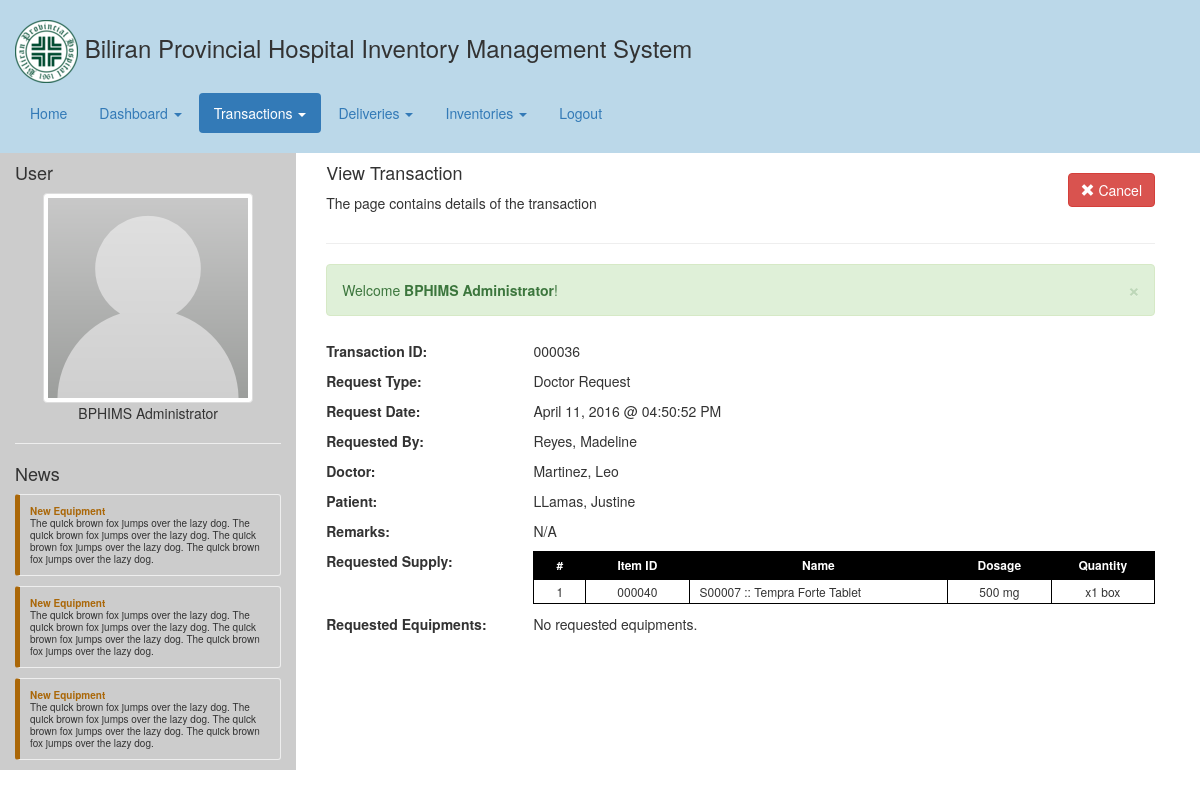
Page /transactions_view.php?transaction_id=36 (signed in) on the committed database.
### tables this page shows
CREATE TABLE IF NOT EXISTS `transaction` (
  `transaction_id` int(10) unsigned NOT NULL AUTO_INCREMENT,
  `type` int(11) NOT NULL,
  `requested_by` int(11) NOT NULL,
  `department_id` int(11) NOT NULL,
  `department_head_id` int(11) NOT NULL,
  `doctor_id` int(11) NOT NULL,
  `patient_id` int(11) NOT NULL,
  `requested_date` timestamp NOT NULL DEFAULT CURRENT_TIMESTAMP ON UPDATE CURRENT_TIMESTAMP,
  `remarks` text NOT NULL,
  `image` varchar(255) NOT NULL,
  `is_deleted` tinyint(1) NOT NULL DEFAULT '0',
  PRIMARY KEY (`transaction_id`)
);

CREATE TABLE IF NOT EXISTS `employee` (
  `employee_id` int(10) unsigned NOT NULL AUTO_INCREMENT,
  `position_id` int(11) NOT NULL,
  `first_name` varchar(255) NOT NULL,
  `last_name` varchar(255) NOT NULL,
  PRIMARY KEY (`employee_id`)
);

CREATE TABLE IF NOT EXISTS `patient` (
  `patient_id` int(10) unsigned NOT NULL AUTO_INCREMENT,
  `first_name` varchar(255) NOT NULL,
  `last_name` varchar(255) NOT NULL,
  PRIMARY KEY (`patient_id`)
);

CREATE TABLE IF NOT EXISTS `transaction_item` (
  `transaction_item_id` int(10) unsigned NOT NULL AUTO_INCREMENT,
  `transaction_id` int(11) NOT NULL,
  `delivery_item_type` int(11) NOT NULL,
  `delivery_item_id` int(11) NOT NULL,
  `quantity` int(11) NOT NULL,
  PRIMARY KEY (`transaction_item_id`)
);

CREATE TABLE IF NOT EXISTS `item` (
  `item_id` int(10) unsigned NOT NULL AUTO_INCREMENT,
  `category_id` int(11) NOT NULL,
  `name` varchar(255) NOT NULL,
  `code` varchar(255) NOT NULL,
  `description` text NOT NULL,
  `critical_level` int(11) NOT NULL,
  `created` timestamp NOT NULL DEFAULT CURRENT_TIMESTAMP,
  `updated` timestamp NOT NULL DEFAULT CURRENT_TIMESTAMP ON UPDATE CURRENT_TIMESTAMP,
  `is_deleted` tinyint(1) NOT NULL DEFAULT '0',
  PRIMARY KEY (`item_id`)
);

CREATE TABLE IF NOT EXISTS `delivery_supply` (
  `delivery_supply_id` int(10) unsigned NOT NULL AUTO_INCREMENT,
  `delivery_id` int(11) NOT NULL,
  `item_id` int(11) NOT NULL,
  `batch_code` varchar(255) NOT NULL,
  `dispense` int(11) NOT NULL DEFAULT '0',
  `quantity` int(11) NOT NULL,
  `unit_id` int(11) NOT NULL,
  `dosage` int(11) NOT NULL,
  `dosage_unit_id` int(11) NOT NULL,
  `age` varchar(255) NOT NULL,
  `brand` varchar(255) NOT NULL,
  `is_restricted` tinyint(1) NOT NULL DEFAULT '0',
  `expiry` timestamp NOT NULL DEFAULT CURRENT_TIMESTAMP,
  `location` varchar(255) NOT NULL,
  `is_deleted` tinyint(1) NOT NULL DEFAULT '0',
  PRIMARY KEY (`delivery_supply_id`)
);

CREATE TABLE IF NOT EXISTS `unit` (
  `unit_id` int(10) unsigned NOT NULL AUTO_INCREMENT,
  `unit` varchar(255) NOT NULL,
  `name` varchar(255) NOT NULL,
  `type` int(11) NOT NULL DEFAULT '1',
  `description` text NOT NULL,
  PRIMARY KEY (`unit_id`)
);

### php/bphims_api.php (called while the page is built, shortened)
<?php
class BPHIMS {
	public static function getItemOnDeliverySupply($id) {
		$db = Helper::openDB();
		$sql = "
			SELECT
				ds.batch_code, ds.dosage, ds.location,
				i.item_id, i.name, i.code,
				u.unit AS unit,
				du.unit AS dosage_unit
			FROM
				`delivery_supply` ds
			LEFT JOIN `item` i ON i.item_id=ds.item_id
			LEFT JOIN `unit` u ON u.unit_id=ds.unit_id
			LEFT JOIN `unit` du ON du.unit_id=ds.dosage_unit_id
			WHERE
				ds.delivery_supply_id=".$id."
			";
		$query = mysql_query($sql,$db);
		$result = Helper::getRowFromResultQuery($query);
		return $result;
	}
	public static function getAllTransactionItems($id, $type) {
		$db = Helper::openDB();
		$sql = "
			SELECT
				ti.*
			FROM
				`transaction_item` ti
			WHERE
				ti.transaction_id = ".$id." AND
				ti.	delivery_item_type = ".$type."
			";
		$query = mysql_query($sql,$db);
		$result = Helper::getListFromResultQuery($query);
		return $result;
	}
	public static function getTransaction($id) {
		$db = Helper::openDB();
		$sql = "
			SELECT
				t.*,
				rb.first_name AS requested_by_first_name, rb.last_name AS requested_by_last_name,
				d.name AS department_name,
				dh.first_name AS department_head_first_name, dh.last_name AS department_head_last_name,
				dr.first_name AS doctor_first_name, dr.last_name AS doctor_last_name,
				p.first_name AS patient_first_name, p.last_name AS patient_last_name
			FROM
				`transaction` t
			LEFT JOIN `employee` rb ON rb.employee_id = t.requested_by
			LEFT JOIN `department` d ON d.department_id = t.department_id
			LEFT JOIN `employee` dh ON dh.employee_id = t.department_head_id
			LEFT JOIN `employee` dr ON dr.employee_id = t.doctor_id
			LEFT JOIN `patient` p ON p.patient_id = t.patient_id
			WHERE
				t.is_deleted=0 AND
				t.transaction_id=".$id."
			";
		$query = mysql_query($sql,$db);
		$result = Helper::getRowFromResultQuery($query);
		return $result;
	}
}
?>

### transactions_view.php (the view, shortened to what this page needs)
<?php
	include("header.php");
	$id = $_GET['transaction_id'];
	$transaction = BPHIMS::getTransaction($id);
?>
<div class="common-body">
	<div class="col-md-12">
		<div class="pull-left">
			<h4>View Transaction</h4>
			<p>The page contains details of the transaction</p>
		</div>
		<div class="pull-right">
			<br/>
			<a class="btn btn-danger" href="transactions.php"><i class="glyphicon glyphicon-remove"></i> Cancel</a>
		</div>
		<div class="clearfix"></div>
		<hr/>
		<table class="transaction_details col-md-12">
			<tr>
				<td class="col-md-2"><b>Transaction ID:</b></td>
				<td class="col-md-10"><?php echo Helper::formatID($transaction['transaction_id']); ?></td>
			</tr>
			<tr>
				<td class="col-md-2"><b>Request Type:</b></td>
				<td class="col-md-10"><?php echo ($transaction['type'] == BPHIMS_TRANSACTION_DEPARTMENT)?'Department Request':'Doctor Request'; ?></td>
			</tr>
			<tr>
				<td class="col-md-3"><b>Request Date:</b></td>
				<td class="col-md-10"><?php echo Helper::formatDateComplete($transaction['requested_date']); ?></td>
			</tr>
			<tr>
				<td class="col-md-3"><b>Requested By:</b></td>
				<td class="col-md-10"><?php echo $transaction['requested_by_last_name'].', '.$transaction['requested_by_first_name']; ?></td>
			</tr>
			<?php if($transaction['doctor_id'] != 0) {?>
			<tr>
				<td class="col-md-2"><b>Doctor:</b></td>
				<td class="col-md-10"><?php echo $transaction['doctor_last_name'].', '.$transaction['doctor_first_name']; ?></td>
			</tr>
			<?php } ?>
			<?php if($transaction['patient_id'] != 0) {?>
			<tr>
				<td class="col-md-2"><b>Patient:</b></td>
				<td class="col-md-10"><?php echo $transaction['patient_last_name'].', '.$transaction['patient_first_name']; ?></td>
			</tr>
			<?php } ?>
			<tr>
				<td class="col-md-3"><b>Remarks:</b></td>
				<td class="col-md-10"><?php echo Helper::replaceEmpty($transaction['remarks']); ?></td>
			</tr>
			<tr>
				<td class="item_requests col-md-2"><b>Requested Supply:</b></td>
				<td class="col-md-10">
					<?php
						$getRequestedSupply = BPHIMS::getAllTransactionItems($transaction['transaction_id'], BPHIMS_ITEM_SUPPLY);
						if(count($getRequestedSupply) == 0) {
							echo 'No requested supplies.';
						} else {
					?>
						<table class="item_requests col-md-12">
							<thead>
								<th class="col-md-1">#</th>
								<th class="col-md-2">Item ID</th>
								<th class="col-md-5">Name</th>
								<th class="col-md-2">Dosage</th>
								<th class="col-md-2">Quantity</th>
							</thead>
							<tbody>
							<?php
								foreach($getRequestedSupply as $key => $supply) {
									$item = BPHIMS::getItemOnDeliverySupply($supply['delivery_item_id']);
									$item_details = $item['code'].' :: '.$item['name'];
									echo '
										<tr>
											<td class="supply_counter">'.($key+1).'</td>
											<td class="supply_item_id">'.Helper::formatID($item['item_id']).'</td>
											<td class="supply_name">'.$item_details.'</td>
											<td class="supply_dosage">'.$item['dosage'].' '.$item['dosage_unit'].'</td>
											<td class="supply_quantity">x'.$supply['quantity'].' '.$item['unit'].'</td>
										</tr>
									';
								}
							?>
						</table>
					<?php
						}
					?>
				</td>
			</tr>
			<tr>
				<td class="item_requests col-md-2"><b>Requested Equipments:</b></td>
				<td class="col-md-10">
					<?php
						$getRequestedEquipment = BPHIMS::getAllTransactionItems($transaction['transaction_id'], BPHIMS_ITEM_EQUIPMENT);
						if(count($getRequestedEquipment) == 0) {
							echo 'No requested equipments.';
						}
					?>
				</td>
			</tr>
		</table>
	</div>
</div>
<?php
	include("footer.php");
?>

### css/transactions_view.css (style rules this page uses)
table.transaction_details td { padding:5px 0; }
table.transaction_details td.item_requests { vertical-align:top; }
table.item_requests th { text-align:center; background:#000; color:#fff; border:solid 1px #000; padding:5px 0; font-size:12px; }
table.item_requests td { border:solid 1px #000; padding:3px 0; font-size:12px; }
table.item_requests .supply_counter, table.item_requests .supply_item_id, table.item_requests .supply_dosage, table.item_requests .supply_quantity { text-align:center; }
table.item_requests .supply_name { padding:0 10px; }

### rows in the picture
transaction: transaction_id "000036", requested_date "April 11, 2016 @ 04:50:52 PM", employee.last_name "Reyes", employee.first_name "Madeline", employee.last_name "Martinez", employee.first_name "Leo", patient.last_name "LLamas", patient.first_name "Justine", remarks "N/A"
transaction_item: item.item_id "000040", item.code+name "S00007 :: Tempra Forte Tablet", delivery_supply.dosage "500", unit.unit "mg", quantity "1", unit.unit "box"

### other values in the picture
BPHIMS_APPLICATION_NAME "Biliran Provincial Hospital Inventory Management System"
$_SESSION['first_name'] "BPHIMS"
$_SESSION['last_name'] "Administrator"
$message['body'] "Welcome BPHIMS Administrator !"
